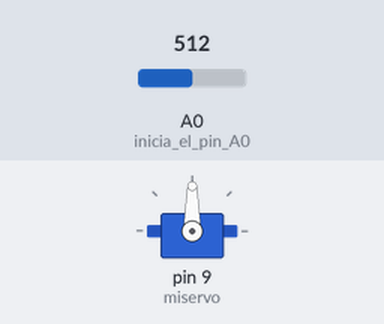
Recording of a sketch running on a simulated Arduino Uno, built with avr-gcc and run on an emulated ATmega328P. Shown: servo. The test bench sets the inputs (shaded band); at power-on: A0 (inicia_el_pin_A0) = 512.

Above: at 1.2 s.
1.3 s: A0 (inicia_el_pin_A0) set to 716
At 2.5 s:
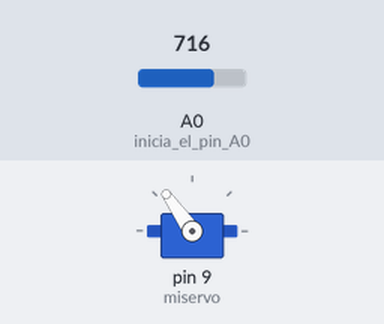
2.8 s: A0 (inicia_el_pin_A0) set to 900
At 3.7 s:
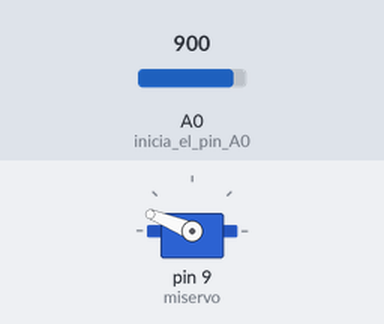
4.3 s: A0 (inicia_el_pin_A0) set to 1023
At 4.9 s:
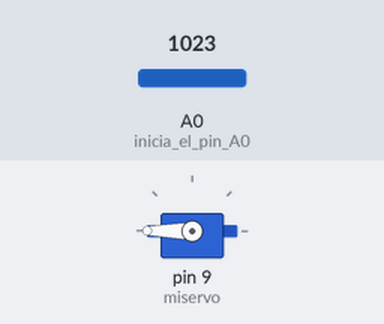
5.8 s: A0 (inicia_el_pin_A0) set to 306
At 7.0 s:
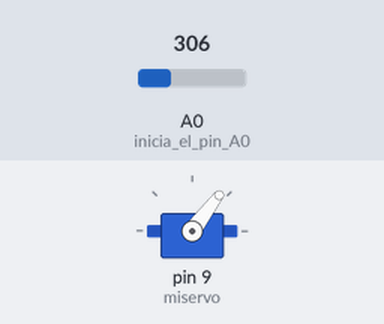
7.3 s: A0 (inicia_el_pin_A0) set to 122
At 8.4 s:
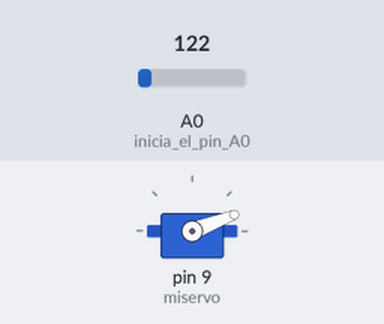
Timing chart, 0 to 9.8 s (numbered marks = the images above; inputs shaded):
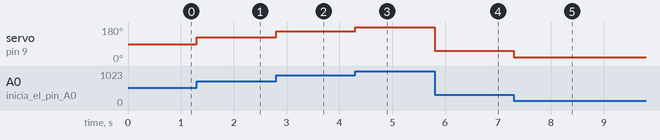

Measured:
- after the input at 1.3 s, servo on pin 9 (miservo): 90° → 125° at once
- after the input at 2.8 s, servo on pin 9 (miservo): 125° → 158° at once
- after the input at 4.3 s, servo on pin 9 (miservo): 158° → 180° at once
- after the input at 5.8 s, servo on pin 9 (miservo): 180° → 53° at once
- after the input at 7.3 s, servo on pin 9 (miservo): 53° → 21° at once

The sketch:

Light_Servo.ino
```cpp
// @author Tomas de Camino Beck
// inventoria.org & funcostarica.org

#include <Servo.h>

Servo miservo;

void setup() {
  // put your setup code here, to run once:
  pinMode(A0,INPUT);// inicia el pin A0
  miservo.attach(9);
}

void loop() {
  // put your main code here, to run repeatedly:
  int val = analogRead(A0);//leer el sensor
  int angle = map(val, 0,1023,0,180);
  miservo.write(angle);
}
```
